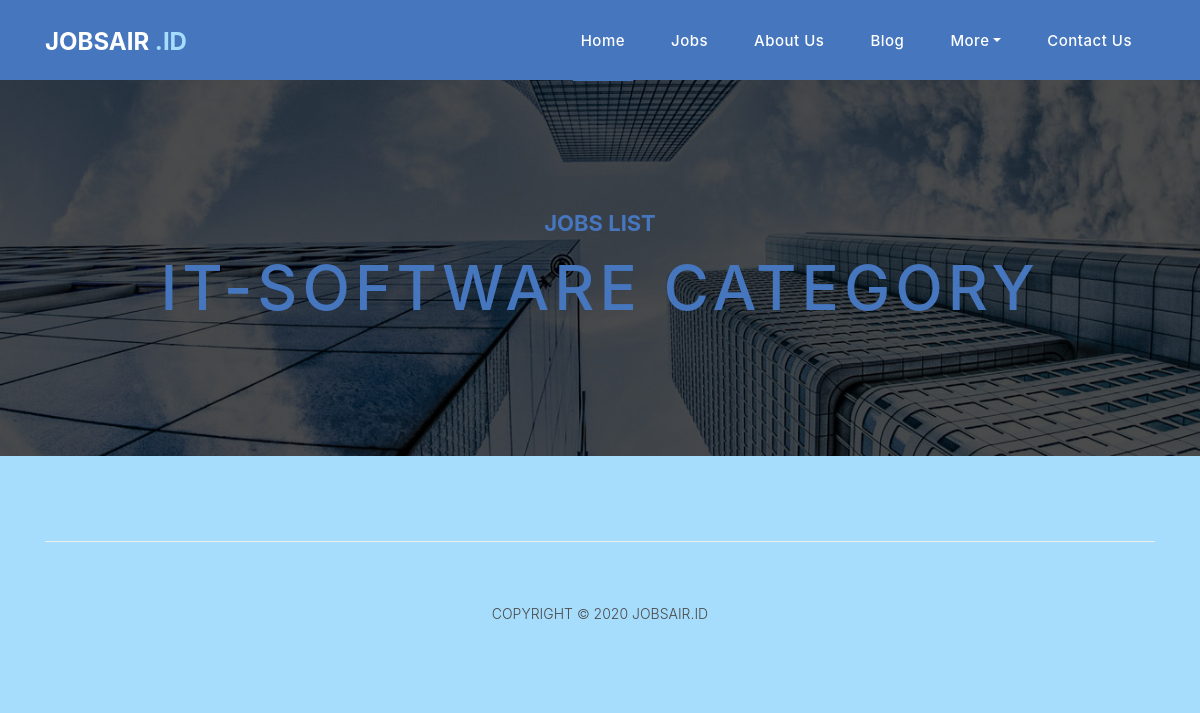
Before: /jobs/categories/IT-Software/ with the older database file.
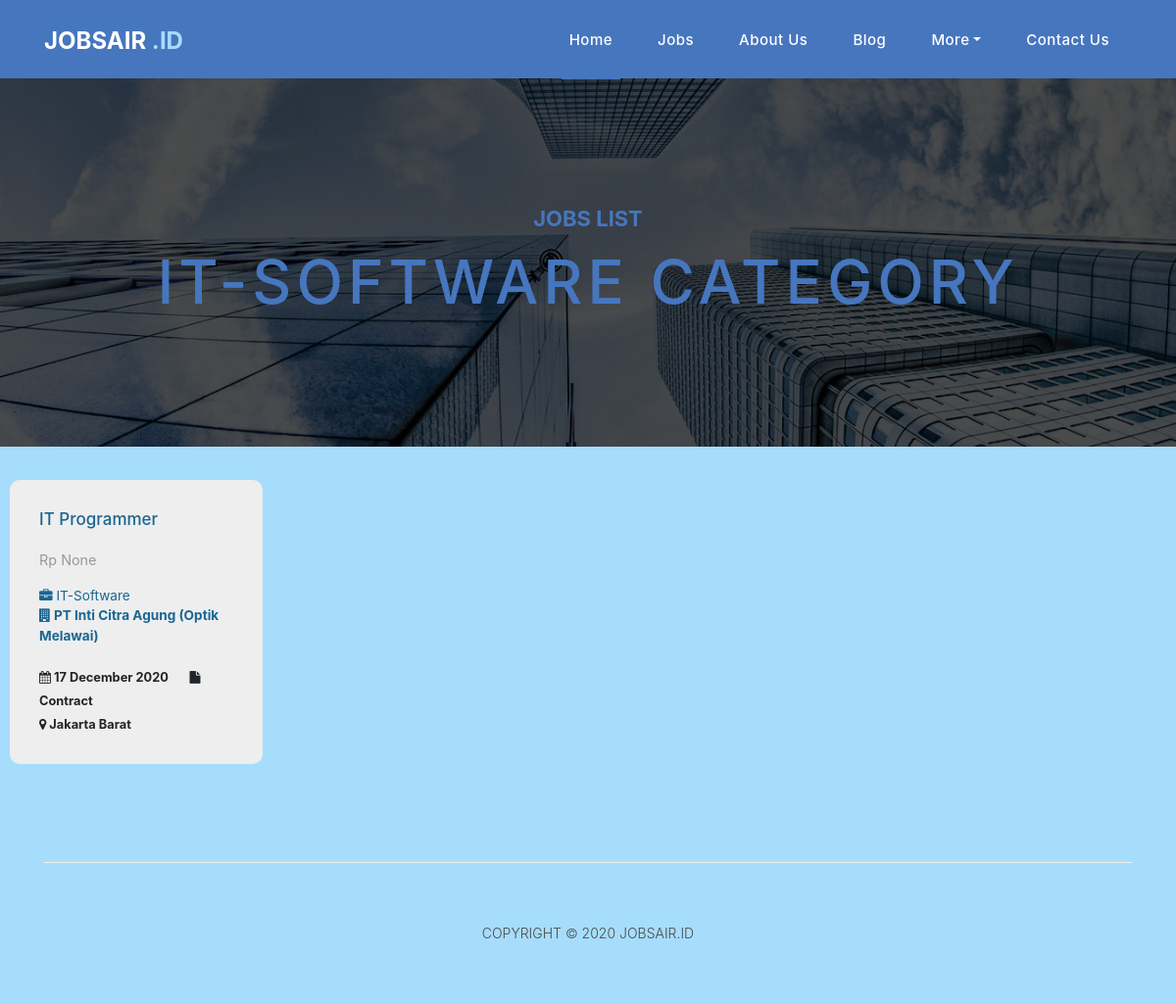
After: the same page with the newer database file.
### Jobsair_id/models.py (models this page shows, shortened)
class Post(models.Model):
    author = models.ForeignKey(settings.AUTH_USER_MODEL,
                               on_delete=models.CASCADE)
    company = models.CharField(max_length=255)
    title = models.CharField(max_length=255)
    category = models.CharField(max_length=255, default='uncategorized')
    salary = models.BigIntegerField(blank=True, null=True)
    job_desc = models.TextField()
    created_date = models.DateTimeField(default=timezone.now)
    published_date = models.DateTimeField(blank=True, null=True)
    email = models.EmailField()
    address = models.TextField(blank=True, null=True)
    comp_link = models.URLField(blank=True, null=True)

### Jobsair_id/views.py (the view)
# urls.py: path('jobs/categories/<str:cats>/', views.job_category, name='job_category'), ]
def job_category(request, cats):
    categories = Post.objects.filter(category=cats)
    return render(request, 'Jobsair_id/post_category.html', {'cats': cats, 'category': categories})

### Jobsair_id/templates/Jobsair_id/post_category.html (shortened to what this page needs)
{% extends 'Jobsair_id/base.html' %}
{% load static %}
{% block content %}
  <div class="page-heading contact-heading header-text" style="background-image: url({% static 'Jobsair_id/assets/images/heading-4-1920x500.jpg' %});">
    <div class="container">
      <div class="row">
        <div class="col-md-12">
          <div class="text-content">
            <h4>JOBS LIST</h4>
            <h2>{{ cats|title }} Category</h2>
          </div>
        </div>
      </div>
    </div>
  </div>
  <br>
  <div class="row">
    <div class="col-md-12">
      <div class="row">
        {% for post in category %}
          <div class="col-md-3">
            <div class="product-item">
              <div class="down-content">
                <a href="{% url 'post_detail' pk=post.pk %}"><h4>{{ post.title }}</h4></a>
                <h6><small>Rp {{ post.salary }}</small></h6>
                <h4><small><i class="fa fa-briefcase"></i> {{ post.category }} <br> <strong><i class="fa fa-building"></i> {{ post.company }}</strong></small></h4>
                <small>
                     <strong title="Posted on"><i class="fa fa-calendar"></i> {{ post.published_date | date:'d F Y' }}</strong> &nbsp;&nbsp;&nbsp;&nbsp;
                     <strong title="Type"><i class="fa fa-file"></i> Contract</strong>
                     <br>
                     <strong title="Location"><i class="fa fa-map-marker"></i> {{ post.address|truncatechars:30 }}</strong>
                </small>
              </div>
            </div>
          </div>
        {% endfor %}
      </div>
    </div>
  </div>
{% endblock %}

Changed rows visible on the page:
added Post: category "IT-SOFTWARE", title "IT Programmer", salary "None", category "IT-Software", company "PT Inti Citra Agung (Optik Melawai)", published_date "17 December 2020", address "Jakarta Barat"
Other visible differences:
{{ cats|title }}: "IT-SOFTWARE" → (not shown)
